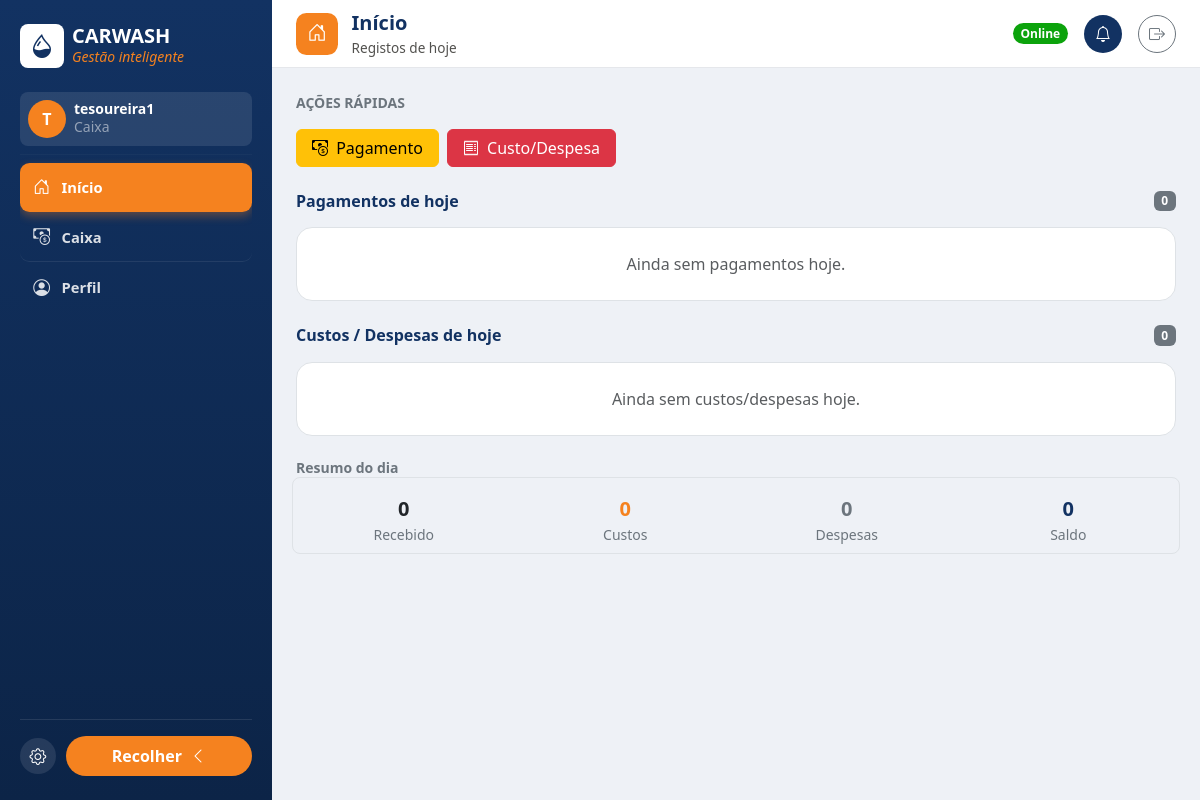
Page /caixa/inicio/ (signed in) on the committed database.
### accounts/models.py (models this page shows)
class User(AbstractUser):
    class Meta:
        permissions = [
            ('view_admin_dashboard', 'Pode ver o dashboard administrativo'),
        ]
    def is_seguranca(self):
        return self.has_perm('vehicles.view_vehicleentry')
    def is_tesoureira(self):
        return self.has_perm('cashbox.view_payment')
    def is_admin_role(self):
        return self.is_superuser or self.has_perm('accounts.view_admin_dashboard')
    @property
    def role_label(self):
        if self.is_admin_role():
            return 'Admin'
        labels = []
        if self.is_seguranca():
            labels.append('Operador de Registo')
        if self.is_tesoureira():
            labels.append('Caixa')
        return ' + '.join(labels) if labels else 'Sem perfil'

### cashbox/views.py (the view)
# urls.py: path('inicio/', views.home, name='home'),
@permission_required('cashbox.view_payment')
def home(request):
    today = timezone.localdate()
    total_in, total_out = totals_for_range(today, today)
    total_custo, total_despesa = movement_breakdown(today, today)
    return render(request, 'cashbox/home.html', {
        'total_in': total_in,
        'total_out': total_out,
        'total_custo': total_custo,
        'total_despesa': total_despesa,
        'balance': total_in - total_out,
        'payments': Payment.objects.filter(created_at__date=today),
        'movements': CashMovement.objects.filter(created_at__date=today),
    })

### cashbox/services.py (called while the page is built)
def totals_for_range(date_start, date_end):
    total_in = Payment.objects.filter(
        created_at__date__gte=date_start, created_at__date__lte=date_end
    ).aggregate(total=Sum('amount'))['total'] or 0
    total_out = CashMovement.objects.filter(
        created_at__date__gte=date_start, created_at__date__lte=date_end
    ).aggregate(total=Sum('amount'))['total'] or 0
    return total_in, total_out

def movement_breakdown(date_start, date_end):
    qs = CashMovement.objects.filter(created_at__date__gte=date_start, created_at__date__lte=date_end)
    total_custo = qs.filter(category=CashMovement.Category.CUSTO).aggregate(total=Sum('amount'))['total'] or 0
    total_despesa = qs.filter(category=CashMovement.Category.DESPESA).aggregate(total=Sum('amount'))['total'] or 0
    return total_custo, total_despesa

### templates/cashbox/home.html (shortened to what this page needs)
{% extends 'base.html' %}
{% block page_icon %}<div class="cw-topbar-icon"><i class="bi bi-house-door"></i></div>{% endblock %}
{% block page_title %}Início{% endblock %}
{% block page_subtitle %}Registos de hoje{% endblock %}
{% block content %}
<div class="text-uppercase small fw-bold text-secondary mb-3">Ações rápidas</div>
<div class="d-flex gap-2 mb-4" style="max-width: 320px;">
    <a href="{% url 'cashbox:dashboard' %}?open=payment" class="btn btn-warning flex-fill">
        <i class="bi bi-cash-coin me-1"></i> Pagamento
    </a>
    <a href="{% url 'cashbox:dashboard' %}?open=movement" class="btn btn-danger flex-fill">
        <i class="bi bi-receipt me-1"></i> Custo/Despesa
    </a>
</div>
<div class="d-flex justify-content-between align-items-center mb-3">
    <h6 class="fw-bold mb-0" style="color: var(--cw-navy);">Pagamentos de hoje</h6>
    <span class="badge bg-secondary">{{ payments.count }}</span>
</div>
{% if payments %}
<div class="row g-3 mb-4">
    {% for p in payments %}
    <div class="col-12 col-md-6 col-lg-4">
        <div class="cw-row-card mb-0 h-100">
            <div class="cw-row-card-header">
                <div>
                    <div class="cw-row-card-title">{{ p.amount }}</div>
                    <div class="cw-row-card-subtitle">{{ p.service }}</div>
                </div>
                <span class="text-muted small">{{ p.created_at|date:'H:i' }}</span>
            </div>
            <div class="cw-row-card-grid mb-0">
                <div class="cw-row-card-field">
                    <div class="cw-row-card-label">Veículo</div>
                    <div class="cw-row-card-value">{{ p.brand }} {{ p.model }} — {{ p.plate|default:'Sem matrícula' }}</div>
                </div>
            </div>
        </div>
    </div>
    {% endfor %}
</div>
{% else %}
<div class="bg-white border rounded-4 p-4 text-center text-muted mb-4">Ainda sem pagamentos hoje.</div>
{% endif %}
<div class="d-flex justify-content-between align-items-center mb-3">
    <h6 class="fw-bold mb-0" style="color: var(--cw-navy);">Custos / Despesas de hoje</h6>
    <span class="badge bg-secondary">{{ movements.count }}</span>
</div>
{% if movements %}
<div class="row g-3 mb-4">
    {% for m in movements %}
    <div class="col-12 col-md-6 col-lg-4">
        <div class="cw-row-card mb-0 h-100">
            <div class="cw-row-card-header">
                <div>
                    <div class="cw-row-card-title">{{ m.amount }}</div>
                    <div class="cw-row-card-subtitle">{{ m.get_category_display }} - {{ m.description }}</div>
                </div>
                <span class="text-muted small">{{ m.created_at|date:'H:i' }}</span>
            </div>
            <div class="cw-row-card-grid mb-0">
                <div class="cw-row-card-field">
                    <div class="cw-row-card-label">Comprovativo</div>
                    <div class="cw-row-card-value"><a href="{{ m.proof.url }}" target="_blank">ver</a></div>
                </div>
            </div>
        </div>
    </div>
    {% endfor %}
</div>
{% else %}
<div class="bg-white border rounded-4 p-4 text-center text-muted mb-4">Ainda sem custos/despesas hoje.</div>
{% endif %}
<h6 class="fw-semibold small text-secondary mb-2 mt-1">Resumo do dia</h6>
<div class="row text-center border rounded-3 py-2 g-2">
    <div class="col-6 col-md-3">
        <div class="fs-5 fw-bold text-good">{{ total_in }}</div>
        <div class="text-secondary small">Recebido</div>
    </div>
    <div class="col-6 col-md-3">
        <div class="fs-5 fw-bold text-orange">{{ total_custo }}</div>
        <div class="text-secondary small">Custos</div>
    </div>
    <div class="col-6 col-md-3">
        <div class="fs-5 fw-bold text-secondary">{{ total_despesa }}</div>
        <div class="text-secondary small">Despesas</div>
    </div>
    <div class="col-6 col-md-3">
        <div class="fs-5 fw-bold text-navy">{{ balance }}</div>
        <div class="text-secondary small">Saldo</div>
    </div>
</div>
{% endblock %}

### templates/partials/sidebar_content.html (shortened to what this page needs)
{% load static %}
<div class="d-flex align-items-center gap-2 mb-4">
    <div class="bg-white rounded-3 d-flex align-items-center justify-content-center flex-shrink-0" style="width: 44px; height: 44px;"><i class="bi bi-droplet-half text-navy fs-4"></i></div>
    <div class="cw-sidebar-label">
        <div class="fw-bold fs-5 lh-1 text-uppercase">CarWash</div>
        <div class="small text-orange fst-italic">Gestão inteligente</div>
    </div>
</div>
<div class="bg-white bg-opacity-10 rounded-3 p-2 d-flex align-items-center gap-2 mb-2">
    <div class="rounded-circle bg-orange text-white d-flex align-items-center justify-content-center fw-bold flex-shrink-0" style="width: 38px; height: 38px;">{{ user.username|slice:':1'|upper }}</div>
    <div class="min-w-0 cw-sidebar-label">
        <div class="fw-semibold small lh-1">{{ user.get_full_name|default:user.username }}</div>
        <div class="text-white-50 small">{{ user.role_label }}</div>
    </div>
</div>
<hr class="border-white border-opacity-10 my-2">
<nav class="cw-sidebar-nav nav flex-column">
    {% if user.is_tesoureira %}
    <a class="nav-link {% if request.resolver_match.url_name == 'home' %}active{% endif %}"
       href="{% url 'cashbox:home' %}"><i class="bi bi-house-door"></i> <span class="cw-sidebar-label">Início</span></a>
    {% endif %}
    {% if user.is_tesoureira or user.is_admin_role %}
    <a class="nav-link "
       href="{% url 'cashbox:dashboard' %}"><i class="bi bi-cash-coin"></i> <span class="cw-sidebar-label">Caixa</span></a>
    {% endif %}
    <a class="nav-link {% if request.resolver_match.url_name == 'profile' %}active{% endif %}"
       href="{% url 'profile' %}"><i class="bi bi-person-circle"></i> <span class="cw-sidebar-label">Perfil</span></a>
</nav>

### static/css/theme.css (style rules this page uses)
:root { --cw-navy: #123262; --cw-navy-dark: #0c2447; --cw-orange: #f5821f; --cw-orange-dark: #d96c0f; --cw-good: #0ca30c; --cw-warning: #fab219; --cw-serious: #ec835a; --cw-critical: #d03b3b; --cw-muted: #898781; --cw-ink-primary: #0b0b0b; --cw-ink-secondary: #52514e; --cw-sidebar-width: 272px; --cw-topbar-height: 68px; }
.bg-orange { background-color: var(--cw-orange) !important; }
.text-navy { color: var(--cw-navy) !important; }
.text-orange { color: var(--cw-orange) !important; }
body { background-color: #eef1f6; }
.cw-sidebar-nav .nav-link { color: rgba(255, 255, 255, .85); border-radius: .6rem; padding: .7rem .75rem; margin-bottom: .1rem; display: flex; align-items: center; gap: .65rem; font-size: .92rem; font-weight: 600; border-bottom: 1px solid rgba(255, 255, 255, .08); }
.cw-sidebar-nav .nav-link:last-child { border-bottom: none; }
.cw-sidebar-nav .nav-link i { font-size: 1.05rem; width: 1.2rem; text-align: center; }
.cw-sidebar-nav .nav-link.active { background: var(--cw-orange); color: #fff; border-bottom-color: transparent; box-shadow: 0 4px 10px rgba(245, 130, 31, .35); }
.cw-topbar-icon { width: 42px; height: 42px; border-radius: .65rem; background: var(--cw-orange); color: #fff; display: flex; align-items: center; justify-content: center; font-size: 1.2rem; flex-shrink: 0; }

### rows in the picture
User: username "T", get_full_name "tesoureira1", role_label "Caixa"

### other values in the picture
{{ payments.count }} "0"
{{ movements.count }} "0"
{{ total_in }} "0"
{{ total_custo }} "0"
{{ total_despesa }} "0"
{{ balance }} "0"
